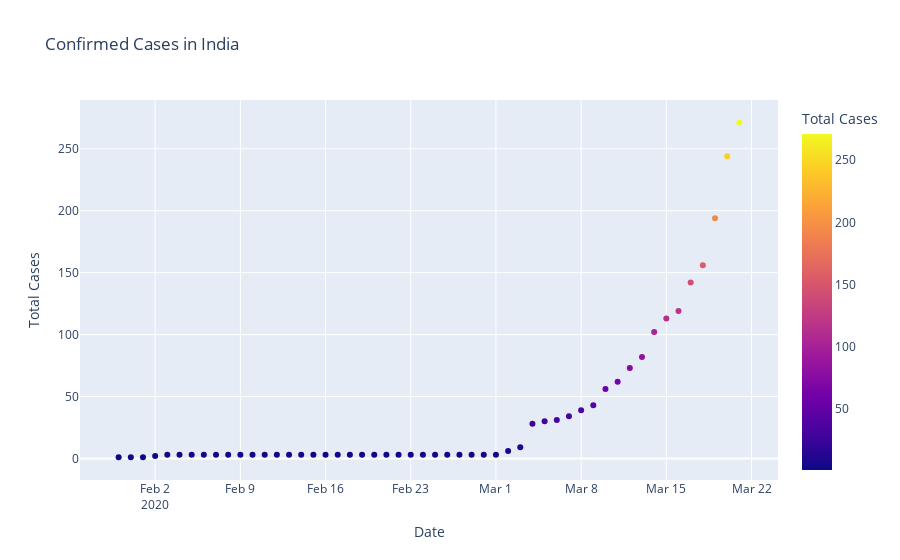

Write notebook code for a chart like this one.
### Code cell
fig = px.scatter(df_india,x='Date',y = 'Total Cases',color = 'Total Cases',title='Confirmed Cases in India')
fig.show()

### Figure 1 — Plotly figure (JSON) as saved in the notebook; plotly's stock layout.template omitted (floating-point values rounded to 4 significant figures)
{"data": [{"hovertemplate": "Date=%{x}<br>Total Cases=%{marker.color}<extra></extra>", "legendgroup": "", "marker": {"color": [1, 1, 1, 2, 3, 3, 3, 3, 3, 3, 3, 3, 3, 3, 3, 3, 3, 3, 3, 3, 3, 3, 3, 3, 3, 3, 3, 3, 3, 3, 3, 3, 6, 9, 28, 30, 31, 34, 39, 43, 56, 62, 73, 82, 102, 113, 119, 142, 156, 194, 244, 271], "coloraxis": "coloraxis", "symbol": "circle"}, "mode": "markers", "name": "", "orientation": "v", "showlegend": false, "type": "scatter", "x": ["2020-01-30T00:00:00", "2020-01-31T00:00:00", "2020-02-01T00:00:00", "2020-02-02T00:00:00", "2020-02-03T00:00:00", "2020-02-04T00:00:00", "2020-02-05T00:00:00", "2020-02-06T00:00:00", "2020-02-07T00:00:00", "2020-02-08T00:00:00", "2020-02-09T00:00:00", "2020-02-10T00:00:00", "2020-02-11T00:00:00", "2020-02-12T00:00:00", "2020-02-13T00:00:00", "2020-02-14T00:00:00", "2020-02-15T00:00:00", "2020-02-16T00:00:00", "2020-02-17T00:00:00", "2020-02-18T00:00:00", "2020-02-19T00:00:00", "2020-02-20T00:00:00", "2020-02-21T00:00:00", "2020-02-22T00:00:00", "2020-02-23T00:00:00", "2020-02-24T00:00:00", "2020-02-25T00:00:00", "2020-02-26T00:00:00", "2020-02-27T00:00:00", "2020-02-28T00:00:00", "2020-02-29T00:00:00", "2020-03-01T00:00:00", "2020-03-02T00:00:00", "2020-03-03T00:00:00", "2020-03-04T00:00:00", "2020-03-05T00:00:00", "2020-03-06T00:00:00", "2020-03-07T00:00:00", "2020-03-08T00:00:00", "2020-03-09T00:00:00", "2020-03-10T00:00:00", "2020-03-11T00:00:00", "2020-03-12T00:00:00", "2020-03-13T00:00:00", "2020-03-14T00:00:00", "2020-03-15T00:00:00", "2020-03-16T00:00:00", "2020-03-17T00:00:00", "2020-03-18T00:00:00", "2020-03-19T00:00:00", "2020-03-20T00:00:00", "2020-03-21T00:00:00"], "xaxis": "x", "y": [1, 1, 1, 2, 3, 3, 3, 3, 3, 3, 3, 3, 3, 3, 3, 3, 3, 3, 3, 3, 3, 3, 3, 3, 3, 3, 3, 3, 3, 3, 3, 3, 6, 9, 28, 30, 31, 34, 39, 43, 56, 62, 73, 82, 102, 113, 119, 142, 156, 194, 244, 271], "yaxis": "y"}], "layout": {"coloraxis": {"colorbar": {"title": {"text": "Total Cases"}}, "colorscale": [[0, "#0d0887"], [0.1111, "#46039f"], [0.2222, "#7201a8"], [0.3333, "#9c179e"], [0.4444, "#bd3786"], [0.5556, "#d8576b"], [0.6667, "#ed7953"], [0.7778, "#fb9f3a"], [0.8889, "#fdca26"], [1, "#f0f921"]]}, "legend": {"tracegroupgap": 0}, "title": {"text": "Confirmed Cases in India"}, "xaxis": {"anchor": "y", "domain": [0, 1], "title": {"text": "Date"}}, "yaxis": {"anchor": "x", "domain": [0, 1], "title": {"text": "Total Cases"}}}}
